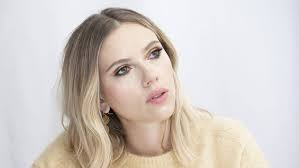
#> input picture scarlet5.jpg, 299 x 168 px
$ jupyter execute --allow-errors 'Actividad 3 Segmentación-v3_entrega.ipynb'   (shell and % lines are left out)   (older library calls are emulated)
#> lines starting #> are read from the running program, lines starting #| are printed output that depends on the picture; after the words box and inside, x2 and y2 are one past the last pixel; in counts of white or black regions, pixels touching at a corner belong together
## ACTIVIDAD 2. Evaluación de Segmetación

Alumno: Leonardo Gamboa Uribe

Asignatura: Percepción Computacional

### Resumen

El problema escogido para la realización de esta práctica es la segmentación de imagenes, especificamente la identificación regiones del rostro de personas usando Segmentación Supervisada y Segmentación no supervisada, y posteriormente realizar la evaluación de su rendimiento frente a imágenes de ground truth generadas a partir de la imagen original utilizando GIMP.

Para la resolución del problema se han revisado y aplicado técnicas basadas en la aplicación de filtros espaciales y segmentación, principalmente de librerias python, tales como opencv, skimage. Algunas de estas técnicas fueron detalladas en clase y otras no. Para resolver el problema se han establecido diferentes pasos, de forma análoga a las soluciones que hemos encontrado y mencionado en la bibliografía  (Pandey, 2019). Para cada uno de los pasos se han analizado diferentes métodos de resolución, con la finalidad de determinar cual de ellos ofrece mejores resultados.

El jupiterNote y su ejecución por si presenta problemas en local, se encuentra en:

GitHub: https://github.com/novagenio/percepcion-computacional/blob/main/Actividad%203%20Segmentaci%C3%B3n-v3.ipynb

En el siguiente enlace Google Colab se puede ejecutar el proceso pero es necesario subir las fotos adjuntas al zip entregao en la actividad: https://colab.research.google.com/github/novagenio/percepcion-computacional/blob/main/Actividad%203%20Segmentaci%C3%B3n-v3.ipynb#scrollTo=FALUaAOkAZvS

### PASO 0: Importación de librerias skimage, cv2, matplotlib y numpy para el procesamiento del ejercicio. Y control de warnings.

[cell 1]
# Esta linea evita que nos aparescan warning no deseados si exportamos a otras plataformas tipo GitHub o Kaggle.
import warnings
warnings.filterwarnings("ignore")

[cell 2]
import numpy as np
import matplotlib.pyplot as plt
import skimage.data as data
import skimage.segmentation as seg
import skimage.filters as filters
import skimage.draw as draw
import skimage.color as color
import cv2
from skimage.color import rgb2gray

### PASO 1: Creación rutina despliege imagenes, lectura y preparación de la imagen (preprocesamiento con aplicación de filtros espaciales)

[cell 3]
def image_show(image, nrows=1, ncols=1, cmap='gray'):
    fig, ax = plt.subplots(nrows=nrows, ncols=ncols, figsize=(8, 8))
    ax.imshow(image, cmap='gray')
    ax.axis('off')
    return fig, ax

[cell 4]
# importamos imagen a tratare
from skimage import io
image = io.imread('scarlet5.jpg')
#> image is the input picture: shape (168, 299, 3); mean R, G, B 211.2, 203, 197.5
plt.title("Imagen Original a segmentar")
plt.imshow(image)

### 1.2 Lectura y despliege de las imagenes Ground Truth generadas con GIMP, para realizar la evaluación de la segmentación usando Indice Jaccard en cada uno de los metodos de segmentación.

[cell 5]
image_contorno_gt = io.imread('image_contorno_gimp.jpg')
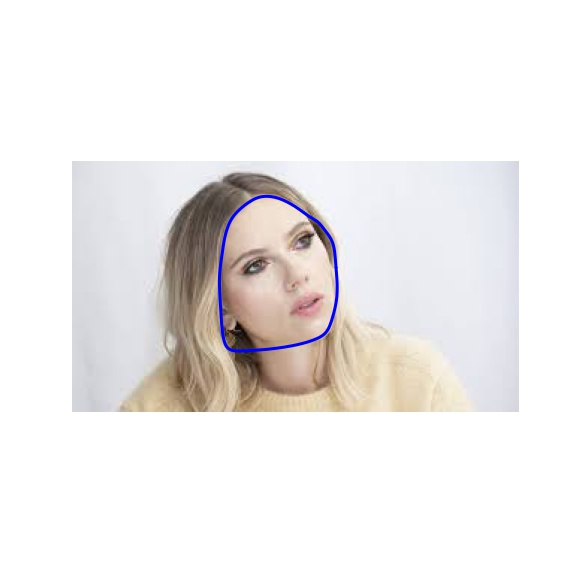
#> input picture image_contorno_gimp.jpg, 576 x 576 px
#> image_contorno_gt is the input picture: shape (576, 576, 3); mean R, G, B 239.3, 236.6, 235.9
image_random_gt = io.imread('image_random_gimp.jpg')
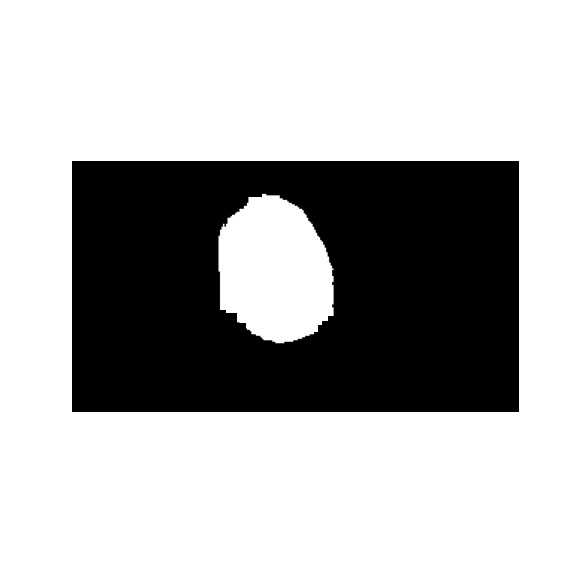
#> input picture image_random_gimp.jpg, 576 x 576 px
#> image_random_gt is the input picture: shape (576, 576, 3); min 0, max 255, mean 179
image_kmeans_gt = io.imread('image_kmeans_gimp.jpg')
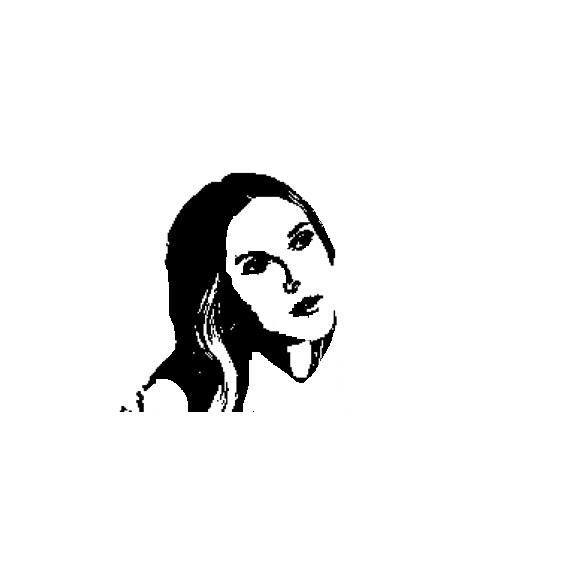
#> input picture image_kmeans_gimp.jpg, 576 x 576 px
#> image_kmeans_gt is the input picture: shape (576, 576, 3); min 0, max 255, mean 239.8
plt.figure(figsize=(15,15))
plt.subplot(2,3,1),plt.imshow(image_contorno_gt , cmap='gray');plt.title('Ground Truth - GIMP para Contorno Activo'), plt.xticks([]), plt.yticks([])
plt.subplot(2,3,2),plt.imshow(image_random_gt);plt.title('Ground Truth - GIMP para Random Walker'), plt.xticks([]), plt.yticks([])
plt.subplot(2,3,3),plt.imshow(image_kmeans_gt);plt.title('Ground Truth - GIMP para K-Means'), plt.xticks([]), plt.yticks([])

### 1.3 El siguiente paso sería convertir la imagen a escala de grises con  Blurring (Image Smoothing) Bilateral Filter, por que he validado que la resolución tanto del Active countour segmentation y Random Walker, funcionan mejor que el rgb2gray.  (Pandey, 2019)

[cell 6]
bilateralBlurGray = cv2.cvtColor(image, cv2.COLOR_BGR2GRAY) # Conversión de la imagen a escala de grises
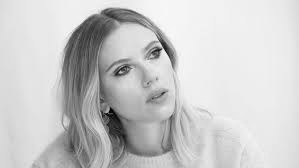
#> bilateralBlurGray: shape (168, 299); min 2, max 254, mean 202.1
image_gray = cv2.bilateralFilter(bilateralBlurGray, 13, 15, 15) #Image Blurring (Image Smoothing) Bilateral Filter
plt.imshow(image_gray, cmap='gray');

## Paso 2: Segmentación Supervisada.

La segmentación supervisada, como dice su nombre, es realizar un proceso de segmentación de una región de la imagen, elegida o seleccionada por el usuario, usando distintos metodos. En este caso usaremos dos métodos de segmentación que funcionan con principios completamente diferentes. El metodo Active contour segmentation y el algoritmo Random walker.  (Pandey, 2019)

### 2.1 Metodo de segmentación Active Contour segmentation

El metodo de Segmentación de Contorno Activo (comúnmente llamado Snake) consiste en crear una curva elástica aproximada
que, colocada sobre una imagen, empieza a deformarse a partir de una forma inicial con el fin
de delimitar las regiones de interés en la imagen. Esta deformación se produce mediante la
aplicación de fuerzas internas, intrínsecas al Snake y que controlan la suavidad de la curva, así
como mediante fuerzas externas, procedentes de la imagen bajo tratamiento, que empujan al
Snake hacia las características salientes de la imagen. (Pandey, 2019)

A la función circle_points le entregamos las coordenadas del centro del area del rostro que deseamos segmentar y el diametro de la circunferencia del area a segmentar.  En este caso la resolución es 160 por 250, especificamos 80, 40, con un diametro de 70.

[cell 7]
def circle_points(resolution, center, radius):
    """ Generate points defining a circle on an image. """
    radians = np.linspace(0, 2*np.pi, resolution)

    c = center[1] + radius*np.cos(radians)
    r = center[0] + radius*np.sin(radians)

    return np.array([c, r]).T

# Exclude last point because a closed path should not have duplicate points
points = circle_points(200, [80, 140], 70)[:-1]

Dibujamos el circulo definido en la imagen, para representar el area a segmentar.

[cell 8]
fig, ax = image_show(image)
ax.plot(points[:, 0], points[:, 1], '--r', lw=3)
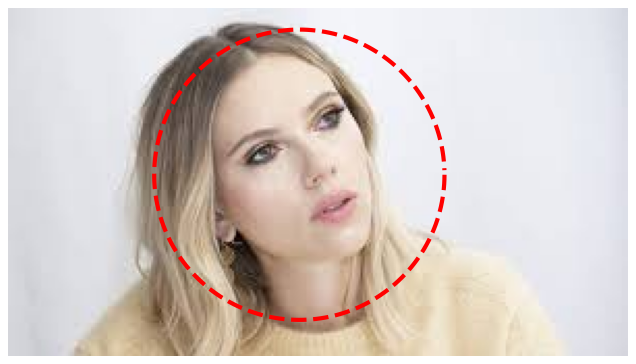
#> figure drawn by matplotlib, 1 panel

```
# Tiene formato de código
```

Luego, el algoritmo de la libreria "skimage.segmentation" segmentara la zona del rostro adscrito a la circunferecnia, del resto de la imagen ajustando una curva cerrada a los bordes del rostro.
Podemos modificar los parámetros llamados alfa y beta. Los valores más altos de alfa harán que esta "serpiente" se contraiga más rápido, mientras que la beta hará que la serpiente sea más suave.

Luego de probar varias opciones, he comprovado que incluir una funcion gaussian a la imagen a tratar, tiene mejor resultados.

Finalmente guardamos la imagen para su posterior comparación con el ground truth.

[cell 9]
from skimage.filters import gaussian
snake = seg.active_contour(gaussian(image_gray, 2), points,alpha=0.06,beta=0.9)
#> snake = 199 pairs, first value 109.1 to 133.4, second value 105.8 to 115.8
fig, ax = image_show(image)
#ax.plot(points[:, 0], points[:, 1], '--r', lw=3)
ax.plot(snake[:, 0], snake[:, 1], '-b', lw=3);
fig.savefig('image_contorno_salida.jpg')

Imagen con el rostro segmentado con el metodo Segmentación de Contorno Activo.

### 2.2 Metodo de segmentación Random Walker
Este algoritmo segmenta una imagen a partir de un número de píxeles predefinidos con etiquetas denominadas semillas que
indican las distintas regiones a identicar (e.g., objeto y fondo). Estas
semillas se encuentran etiquetadas en los píxeles correspondientes y,
aquellos píxeles sin etiquetas serán marcados por el algoritmo mediante el siguiente planteamiento: "sea un random walker en un píxel sin
etiquetar, ¿cuál es la probabilidad de que llegue primero a cada uno
de los píxeles semillas?. Para ello, se asigna un vector de K − tuplas
a cada píxel, que especique la probabilidad de que un random walker
empiece desde cada píxel sin etiquetar, llegue primero a cada uno de
los K píxeles semillas. Luego, se selecciona de esas de K − tuplas la
semilla más probable para el random walker. (Grady, 2006)

El algoritmo Random Walker espera una imagen de etiqueta como entrada. Entonces tendremos el círculo más grande que abarca toda el area del rostro a segmentar y otro círculo más pequeño cerca de la mitad del area a segmentar.

Utilizaremos las coordenadas con las que generamos el circulo inicial del Active Countour.

[cell 10]
image_labels = np.zeros(image_gray.shape, dtype=np.uint8)

indices = draw.circle_perimeter(80,140,20)#from here
image_labels[indices] = 1
image_labels[points[:, 1].astype(np.int), points[:, 0].astype(np.int)] = 2
image_show(image_labels);

Ahora utilizamos Random Walker, para ver la segmentación de la imagen, en este caso la región del rostro.  Para ir afinando los detalles de los bordes, podemos sintonizar el parámetro beta hasta obtener los resultados deseados. Después de varios intentos, un valor de 3000 funciona razonablemente bien.

La primera imagen con un alfa de 0.3 segmenta perfectamente el rostro deseado, pero la segunda imagen generada con alpha 1, nos permite obtener una segmentación  (blanco/nego), que nos servira para comparar con el ground truth generado con GIMP.

[cell 11]
image_segmented = seg.random_walker(image_gray, image_labels, beta = 3000)
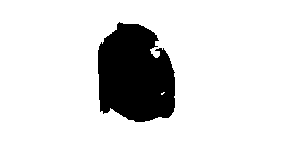
#> image_segmented: shape (168, 299); values 1 (black) and 2 (white), 87.9% white; 1 black region, box (x1, y1, x2, y2) and area: (98, 22, 175, 122) 6092
# Check our results
fig, ax = image_show(image_gray)
ax.imshow(image_segmented == 1, alpha=0.3, cmap='gray');
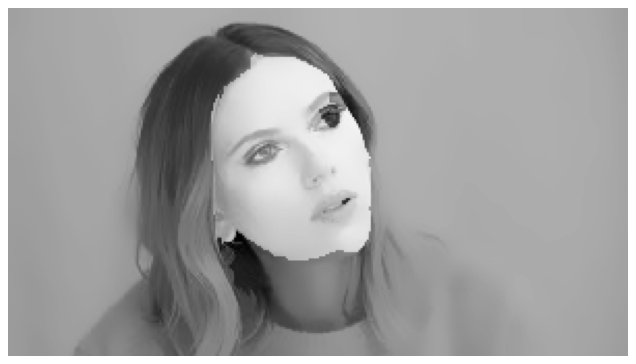
#> figure drawn by matplotlib, 1 panel

[cell 12]
fig, ax = image_show(image_gray)
ax.imshow(image_segmented == 1, alpha=1, cmap='gray');
fig.savefig('image_random_salida.jpg')
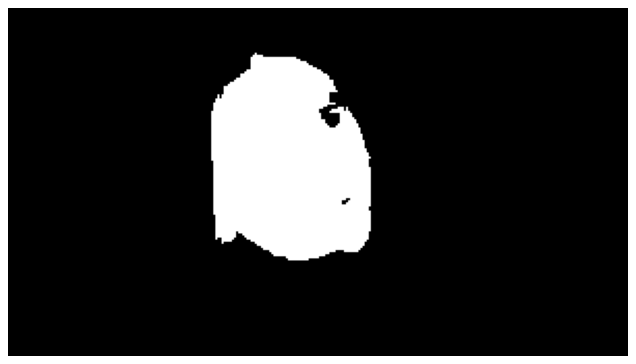
#> figure drawn by matplotlib, 1 panel

Imagen segmentada utilizando Random Walker

### 2.3 Validación segmentación Random Walker con Ground Truth generado con GIMP, usando Indice Jaccard

El índice de Jaccard o coeficiente de similitud de Jaccard, definido como el tamaño de la intersección dividido por el tamaño de la unión de dos conjuntos de etiquetas, se usa para comparar el conjunto de etiquetas predichas para una muestra con el conjunto de etiquetas correspondiente en y_true (Edeza, s.f.)

[cell 13]
image_salida = io.imread('image_random_salida.jpg')
#> image_salida: shape (800, 800, 3); min 0, max 255, mean 179.5
plt.figure(figsize=(15,15))
plt.subplot(1,2,1),plt.imshow(image_salida);plt.title('Imagen generada por Random Walker'), plt.xticks([]), plt.yticks([])
plt.subplot(1,2,2),plt.imshow(image_random_gt);plt.title('Imagen Ground Truth generada por GIMP'), plt.xticks([]), plt.yticks([])

### 2.4 Calculamos indice Jaccard leyendo ambas imagenes de disco.

[cell 14]
import numpy as np
from sklearn.metrics import jaccard_similarity_score
from skimage.color import rgb2gray
import numpy as np
import cv2
import matplotlib.pyplot as plt
from scipy import ndimage

image1 = plt.imread('image_random_salida.jpg')
image2 = plt.imread('image_random_gimp.jpg')

image1=np.array(image1).ravel()
image2=np.array(image2).ravel()

print(image1.shape, image2.shape)
#| (1920000,) (995328,)

### 2.5 Mostramos el resultado de la evaluación. Siendo 1 un 100% de similitud en la imagen. En el caso del ejemplo observamos un 98% de similitud

#> (a cell that did not finish here is left out)

## Paso 3 Segmentación No Supervisada Clustering (K-Means)

La segmentación no supervisada no requiere conocimientos previos de la imagen y no es necesario la participación de un persona que parametrice el area de la imagen a tratar. La segmentación no supervisada y en este caso el algoritmo K-Means puede dividir la imagen en varias subregiones, por lo que la imagen en lugar de tener millones de píxeles, solo tendra las regiones que nosotros definamos en el parametro del cluster. (Edeza, s.f.) (scikit-image.org, s.f.)

[cell 16]
# leemos la imagen a tratar
pic = plt.imread('scarlet5.jpg')/255  # dividimos la imagen por 255 para dejar pixeles solo entre 0 y 1

[cell 17]
pic_n = pic.reshape(pic.shape[0]*pic.shape[1], pic.shape[2])
pic_n.shape
#> Out = (50232, 3)

 Importamos las librerias necesarias para ejecutar el algoritmo KMeans

[cell 18]
from sklearn.cluster import KMeans

Generamos el cluster de la imagen, en este caso con 2 cluster para representar mejor la imagen en 2 escalas de grises

[cell 19]
kmeans = KMeans(n_clusters=2, random_state=0).fit(pic_n)
pic2show = kmeans.cluster_centers_[kmeans.labels_]

Generamos la nueva imagen

[cell 20]
cluster_pic = pic2show.reshape(pic.shape[0], pic.shape[1], pic.shape[2])
cluster_pic = rgb2gray(cluster_pic)
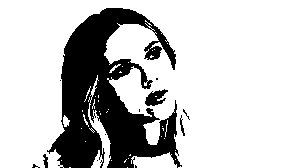
#> cluster_pic: shape (168, 299) float64; values 0.513 (black) and 0.885 (white), 77.5% white; 12 black regions (8 under 20 px), largest, box (x1, y1, x2, y2) and area: (47, 8, 182, 168) 10936, (145, 89, 168, 106) 225, (43, 154, 48, 168) 46, (180, 115, 185, 136) 41

[cell 21]
fig, ax = image_show(cluster_pic)
ax.imshow(cluster_pic, cmap='gray');
fig.savefig('image_kmeans_salida.jpg')

Imagen segmentada utilizando K-Menas

### 3.2 Validación segmentación KMeans con Ground Truth generado con GIMP, usando Indice Jaccard

El índice de Jaccard o coeficiente de similitud de Jaccard, definido como el tamaño de la intersección dividido por el tamaño de la unión de dos conjuntos de etiquetas, se usa para comparar el conjunto de etiquetas predichas para una muestra con el conjunto de etiquetas correspondiente en y_true (Edeza, s.f.)

[cell 22]
image_salida = io.imread('image_kmeans_salida.jpg')
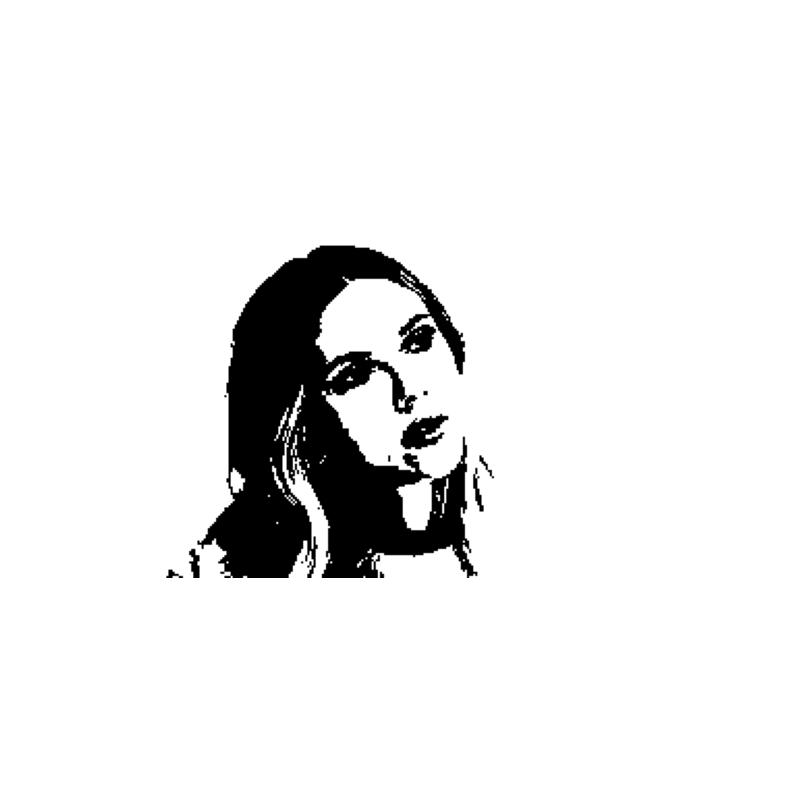
#> image_salida: shape (800, 800, 3); min 0, max 255, mean 235.6
plt.figure(figsize=(15,15))
plt.subplot(1,2,1),plt.imshow(image_salida, cmap='gray');plt.title('Imagen generada por K-Means'), plt.xticks([]), plt.yticks([])
plt.subplot(1,2,2),plt.imshow(image_kmeans_gt, cmap='gray');plt.title('Imagen Ground Truth generada por GIMP'), plt.xticks([]), plt.yticks([])

### 3.3 Calculamos indice Jaccard leyendo ambas imagenes de disco.

Leemos las imagenes desde el fichero, por que al utilizar la imagenes generadas en sus variables en memoria, presentaba fallos el algoritmo.

[cell 23]
import numpy as np
from sklearn.metrics import jaccard_similarity_score
from skimage.color import rgb2gray
import numpy as np
import cv2
import matplotlib.pyplot as plt
from scipy import ndimage

image1 = plt.imread('image_kmeans_salida.jpg')
image2 = plt.imread('image_kmeans_gimp.jpg')

image1=np.array(image1).ravel()
image2=np.array(image2).ravel()

print(image1.shape, image2.shape)
#| (1920000,) (995328,)
